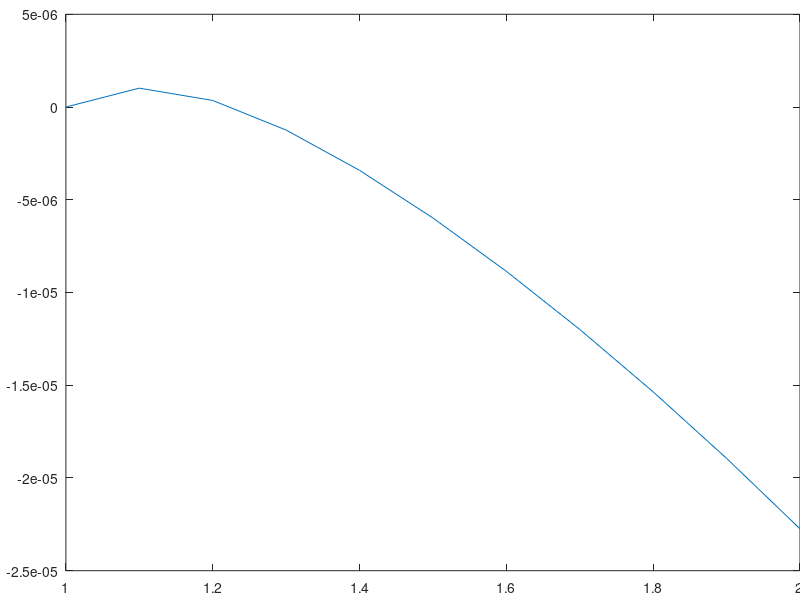

Write the MATLAB code that produced this figure.
%%%%%% Exercise 1
% dy=@(t,y) 1+y^2;
% 
format long
% for i=1:9
%     temp=euler(dy,0,3,0,i);
%     disp((temp(i+1,2)))
% end

%%%%%% Exercise 3
% dy=@(t,y) (2+0.01*t^2)*y;
% temp=euler(dy,0,15,4,15);
% 
% Euler=temp(:,2);
% 
% 
% temp=backwardeuler(0,15,4,15);
% BEuler=temp(:,2);
% 
% 
% 
% temp=taylor2nd(dy,@(t,y)0.02*t*y,@(t,y)2+0.01*t^2,0,15,4,15);
% Taylor2nd=temp(:,2);
% 
% 
% temp=heun(dy,0,15,4,15);
% Heun=temp(:,2);
% 
% 
% [x,AB2]=ab2 ( dy, [0, 15], 4, 15 );
% 
% 
% temp=rk2(dy,0,15,4,15);
% RK2=temp(:,2);
% 
% 
% temp=rk4(dy,0,15,4,15);
% RK4=temp(:,2);
% 
% 
% Exact=4*exp(x.^3/300+2*x);
% 
% set(gca(), 'LooseInset', get(gca(), 'TightInset'));
% 
% semilogy(x,Exact,x,Euler,x,BEuler,x,Taylor2nd,x,Heun,x,AB2,x,RK2,x,RK4)
% legend('Exact','Euler','Backward Euler','Taylor 2nd order','Heun','Adams-Bashforth','Runge-Kutta 2nd order','Runge-Kutta 4th order','Location','NorthWest')
% axis([0 15 1 1e20]);

%%%%%% Exercise 3
f=@(t,y) [y(2); y(3); -y(3)/t+2*y(2)/t^2-2*y(1)/t^3+8-2/t^3  ];
M=10;
h=1/M;
T=zeros(1,M+1);
Y=zeros(3,M+1);
T=1:h:2;
Y(:,1)=[2;8;6];
for j=1:M
   k1=h*f(T(j),Y(:,j));
   k2=h*f(T(j)+h/2,Y(:,j)+k1/2);
   k3=h*f(T(j)+h/2,Y(:,j)+k2/2);
   k4=h*f(T(j)+h,Y(:,j)+k3);
   Y(:,j+1)=Y(:,j)+(k1+2*k2+2*k3+k4)/6;
end
set(gca(), 'LooseInset', get(gca(), 'TightInset'));
Exact=-1./T+2*T+T.^2+T.^3-1;
plot(T,Exact-Y(1,:))
% legend('Exact','Runge-Kutta 4th order','Location','NorthWest')
